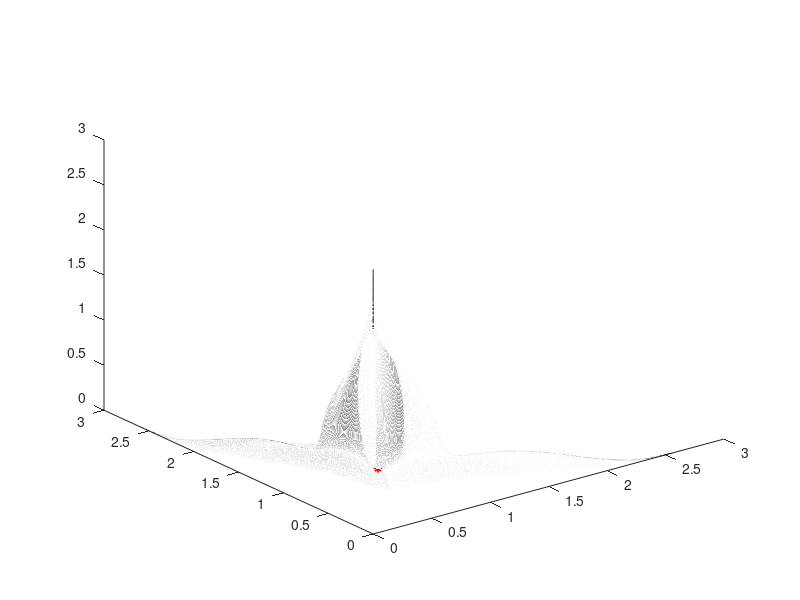

The MATLAB source for this figure:
P =1;
M = 3; %% objs
%%%%%%%%%%%%%%%%%%%%%%%%%%%%%%%%%%%%%%%%%%%%%%%%%%%%%%%%%%
x=[0:0.001:1];
A=2;
B=1;
S=2;
%%%%%%%%%%%%%%%%%%%%%%%%%%%%%%%%%%%%%%%%%%%%%%%%%%%%%%%%%%
x=[0:0.001:1];
y=[0:0.001:1];
[u,v]=meshgrid(x,y);
m1 = 2 - exp(cos(A.*power(u, B).*pi)+0.5.*(cos(A.*power(u, B).*pi)-0.5).^4)./(power(2, S).* A);
m2 = 2 - exp(cos(A.*power(v, B).*pi)+0.5.*(cos(A.*power(v, B).*pi)-0.5).^4)./(power(2, S).* A);
ma=(m1.*m2)./2;
m= 2.^(ma);
f1=m.*(1-cos(u.*pi./2)).*(1-cos(v.*pi./2));
f2=m.*(1-cos(u.*pi./2)).*(1-sin(v.*pi./2));
f3=m.*(1-sin(u.*pi./2));
plot3(f1,f2,f3,'k');
hold on
%%%%%%%%%%%%%%%%%%%%%%%%%%%%%%%%%%%%%%%%%%%%%%%%%%%%%%%%%%
%% parameters in knee function;
m1 =  2 - exp(cos(A.*power(u, B).*pi)+0.5.*(cos(A.*power(u, B).*pi)-0.5).^4)./(power(2, S).* A);
%%%%%%%%%%%%%%%%%%%%%%%%%%%%%%%%%%%%%%%%%%%%%%%%%%%%%%%%%%%%%%%%%%%%%%%%%%%
%% find the index of the minima  
[~,N] = size(x); %% the size of x
index = round(N/2); %% there are two minima of the knee function. 
[mm,mxid] = min(m1(1,1:index));
[mm2,mxid2] = min(m1(1,index:N));
%% corresponding x 
xknee = [];
minx = x(mxid);
minx2 = x(mxid2+index-1);
xknee =[xknee;minx;minx2];
% fxknee = repmat(xknee',M-1,1); %% the xknee set.
%%%%%%%%%%%%%%%%%%%%%%%%%%%%%%%%%%%%%%%%%%%%%%%%%%%%%%%%%%%%%%%%%%%%%%%%%%%
%% do combinations among the fxknee. [1 2;4 5;7 8;10 11;13 14....] 
%% if there are 1 interval, then there are in the same line
com = zeros(M-1,2); %% 2 --> two minima
for i=1:M-1
   com(i,1) = 3*i-2;
   com(i,2) = 3*i-1;
end
com2 = reshape(com,[1,2*(M-1)]);
com3 = combnk(com2,M-1);
fcom = [];
[nr,nc] = size(com3);
for i=1:nr
    com4 = combnk(com3(i,:),2);
    [row,col] = size(com4);
    com5 = com4(:,2)-com4(:,1);
    if ~any((com5+1)==0) & ~any((com5-1)==0)
        fcom = [fcom;com3(i,:)];
    end
end
fcom = sort(fcom,2); %% sort array and save the position of the xknee.
[nrf,ncf] = size(fcom);
oxknee = xknee';
vark = []; %% save the true x knee point
ffcom = mod(fcom,3);
for i=1:nrf
    for j =1: ncf
        if ffcom(i,j) == 1
            tmp =  oxknee(1,1);
            vark(i,j) = tmp;
        end
        if  ffcom(i,j) == 2
            tmp =  oxknee(1,2);
            vark(i,j) = tmp;
        end
    end
end
mk = zeros(nrf,M-1);
mknee = zeros(nrf,1);
for i=1:M-1
    mk(:,i)  = 2 - exp(cos(A.*power(vark(:,i), B).*pi)+0.5.*(cos(A.*power(vark(:,i), B).*pi)-0.5).^4)./(power(2, S).* A);
end
Tr = mk'; %% transposition
if M>2
   mknee = prod(Tr(:,1:nrf))./(M-1); %% multiplicative
end
if M==2
   mknee = Tr(:,1:nrf)./(M-1); %% multiplicative
end
mknee = 2.^(mknee'); %% transposition
%% construct the shape functions:           
PopObj = ones(nrf,M);     
for i=1:M
    PopObj(:,i) = PopObj(:,i).*mknee;  
 end
 for i=1:M
               for j=1:M-i
                  PopObj(:,i) =  PopObj(:,i).*(1-cos(power(vark(:,j), P).*pi./2))
               end
               if i~=1
                   aux = M - i +1;
                   PopObj(:,i)= PopObj(:,i).*(1-sin(power(vark(:,aux), P).*pi./2));
               end
end
%%%%%%%%%%%%%%%%%%%%%%%%%%%%%%%%%%%%%%%%%%%%%%%%%%%%%%%%%%
plot3(PopObj(:,1),PopObj(:,2),PopObj(:,3),'r*');
hold on
%%%%%%%%%%%%%%%%%%%%%%%%%%%%%%%%%%%%%%%%%%%%%%%%%%%%%%%%%%%
% saveKnee('PMOP6-',PopObj,M);
% view(124,21)
